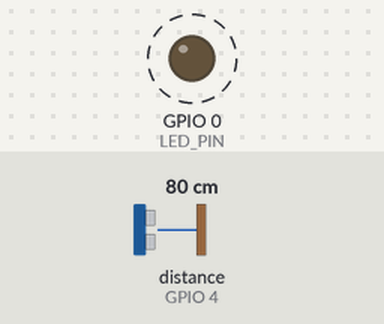
The sketch below on a simulated ESP8266 (NodeMCU). Parts: output pins drawn as LEDs (lit = HIGH). Dashed ring = blinking. The test bench sets the inputs (shaded band); at power-on: distance to the obstacle (sensor on GPIO 4) 80 cm. The echo pulse lasts 58.3 µs per cm; WiFi joins after 1.5 s; servers stay silent unless stated; uploads are accepted with an empty reply; what the sketch prints to the serial monitor is not drawn.

Above: at 2.5 s.
Timing chart, 0 to 5.9 s (numbered marks = the images above):
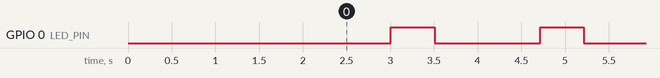

The sketch:

sketch_jun4a.ino
```cpp
#include <NewPing.h>
#include <ESP8266WiFi.h>
#include <ESP8266HTTPClient.h>
#include <ArduinoJson.h>

const int TRIGGER_PIN = 5;   // GPIO5 (D1) - Trigger pin of HC-SR04 connected to NodeMCU
const int ECHO_PIN = 4;      // GPIO4 (D2) - Echo pin of HC-SR04 connected to NodeMCU
const int LED_PIN = 0;       // GPIO0 (D3) - LED pin connected to NodeMCU

const int MAX_DISTANCE = 20000; // Maximum distance to measure in centimeters

NewPing sonar(TRIGGER_PIN, ECHO_PIN, MAX_DISTANCE);
HTTPClient http;

const char* ssid = "DIGISOL";
const char* password = "qas1725utl1";
const String serverName = "http://3.111.108.14:4000/api/sensorDataStore/writeSensorData";

void setup() {
  Serial.begin(115200); // Initialize serial communication at 115200 baud rate
  pinMode(LED_PIN, OUTPUT); // Set LED pin as an output

  WiFi.begin(ssid, password);

  while (WiFi.status() != WL_CONNECTED) {
    delay(1000);
    Serial.println("Connecting to WiFi...");
  }

  Serial.println("Connected to WiFi");
}

void loop() {
  delay(1000); // Wait for 15 seconds (15,000 milliseconds)

  unsigned int distance = sonar.ping_cm(); // Send a ping and get the distance in centimeters

  Serial.print("Distance: ");
  Serial.print(distance);
  Serial.println(" cm");

  digitalWrite(LED_PIN, HIGH); // Turn on the LED
  delay(500); // Keep the LED on for 0.5 seconds
  digitalWrite(LED_PIN, LOW); // Turn off the LED

  sendSensorData(distance);
}

void sendSensorData(unsigned int data) {
  if (WiFi.status() == WL_CONNECTED) {
    WiFiClient client; // Create a WiFi client

    StaticJsonDocument<200> jsonBuffer;
    jsonBuffer["name_of_sensor"] = "krushna";
    jsonBuffer["data"] = data;

    // Serialize JSON to a string
    String payload;
    serializeJson(jsonBuffer, payload);

    http.begin(client, serverName); // Use WiFiClient with begin function
    http.addHeader("Content-Type", "application/json");

    int httpResponseCode = http.POST(payload);

    if (httpResponseCode > 0) {
      Serial.println("Sensor data sent successfully");
      Serial.println("Response code: " + String(httpResponseCode));
    } else {
      Serial.println("Error sending sensor data");
      Serial.println("Error code: " + String(httpResponseCode));
    }

    http.end();
  } else {
    Serial.println("WiFi not connected");
  }
}
```

Measured:
- by itself, GPIO 0 (LED_PIN): alternates HIGH for 0.50 s and LOW for 1.2 s
